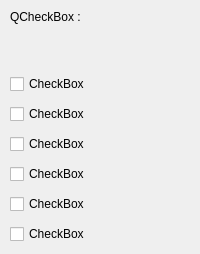
              <widget class="QFrame" name="fr_ck">
               <layout class="QVBoxLayout" name="vlay_ck">
                <property name="spacing">
                 <number>10</number>
                </property>
                <property name="leftMargin">
                 <number>10</number>
                </property>
                <property name="topMargin">
                 <number>10</number>
                </property>
                <property name="rightMargin">
                 <number>10</number>
                </property>
                <property name="bottomMargin">
                 <number>10</number>
                </property>
                <item>
                 <widget class="QLabel" name="lb_ck_demo">
                  <property name="text">
                   <string>QCheckBox :</string>
                  </property>
                 </widget>
                </item>
                <item>
                 <spacer name="verticalSpacer_15">
                  <property name="orientation">
                   <enum>Qt::Vertical</enum>
                  </property>
                  <property name="sizeType">
                   <enum>QSizePolicy::Fixed</enum>
                  </property>
                  <property name="sizeHint" stdset="0">
                   <size>
                    <width>20</width>
                    <height>40</height>
                   </size>
                  </property>
                 </spacer>
                </item>
                <item>
                 <widget class="QCheckBox" name="ck_demo_th_1">
                  <property name="text">
                   <string>CheckBox</string>
                  </property>
                 </widget>
                </item>
                <item>
                 <widget class="QCheckBox" name="ck_demo_th_2">
                  <property name="text">
                   <string>CheckBox</string>
                  </property>
                 </widget>
                </item>
                <item>
                 <widget class="QCheckBox" name="ck_demo_th_3">
                  <property name="text">
                   <string>CheckBox</string>
                  </property>
                 </widget>
                </item>
                <item>
                 <widget class="QCheckBox" name="ck_demo_tr_1">
                  <property name="text">
                   <string>CheckBox</string>
                  </property>
                 </widget>
                </item>
                <item>
                 <widget class="QCheckBox" name="ck_demo_tr_2">
                  <property name="text">
                   <string>CheckBox</string>
                  </property>
                 </widget>
                </item>
                <item>
                 <widget class="QCheckBox" name="ck_demo_tr_3">
                  <property name="text">
                   <string>CheckBox</string>
                  </property>
                 </widget>
                </item>
               </layout>
              </widget>
